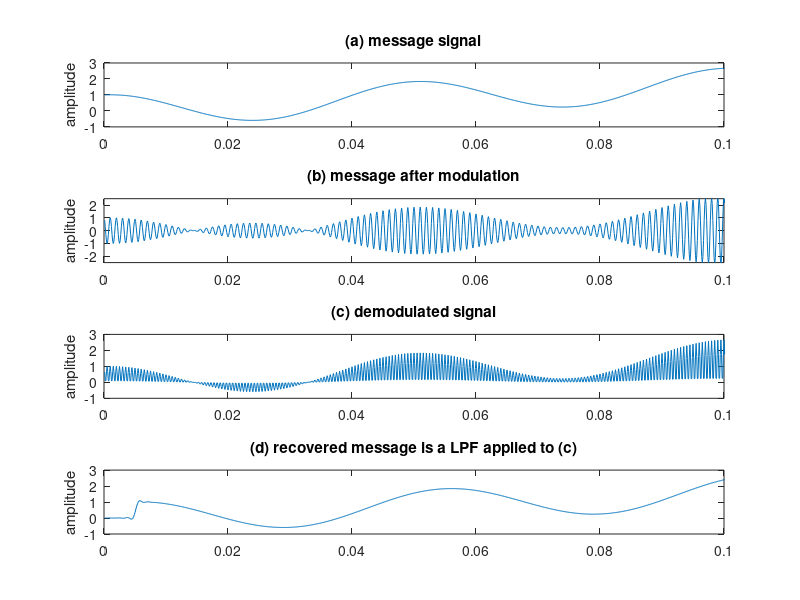

This chart was generated by the following MATLAB code:
% AM.m suppressed carrier AM with freq and phase offset
time=0.3; Ts=1/10000;               % sampling interval & time
t=Ts:Ts:time; lent=length(t);       % define a time vector


fm=20; fc=1000; c=cos(2*pi*fc*t);   % carrier at freq fc
w=5/lent*(1:lent)+cos(2*pi*fm*t);   % create "message"
v=c.*w;                             % modulate with carrier
gam=0; phi=0;                       % freq & phase offset
c2=cos(2*pi*(fc+gam)*t+phi);        % create cosine for demod
x=v.*c2;                            % demod received signal
fbe=[0 0.1 0.2 1]; damps=[1 1 0 0]; % LPF design
fl=100; b=firpm(fl,fbe,damps);      % impulse response of LPF
m=2*filter(b,1,x);                  % LPF the demodulated signal

% used to plot figure
subplot(4,1,1), plot(t,w)
axis([0,0.1, -1,3])
ylabel('amplitude'); title('(a) message signal');
subplot(4,1,2), plot(t,v)
axis([0,0.1, -2.5,2.5])
ylabel('amplitude'); title('(b) message after modulation');
subplot(4,1,3), plot(t,x)
axis([0,0.1, -1,3])
ylabel('amplitude');
title('(c) demodulated signal');
subplot(4,1,4), plot(t,m)
axis([0,0.1, -1,3])
ylabel('amplitude'); title('(d) recovered message is a LPF applied to (c)');
